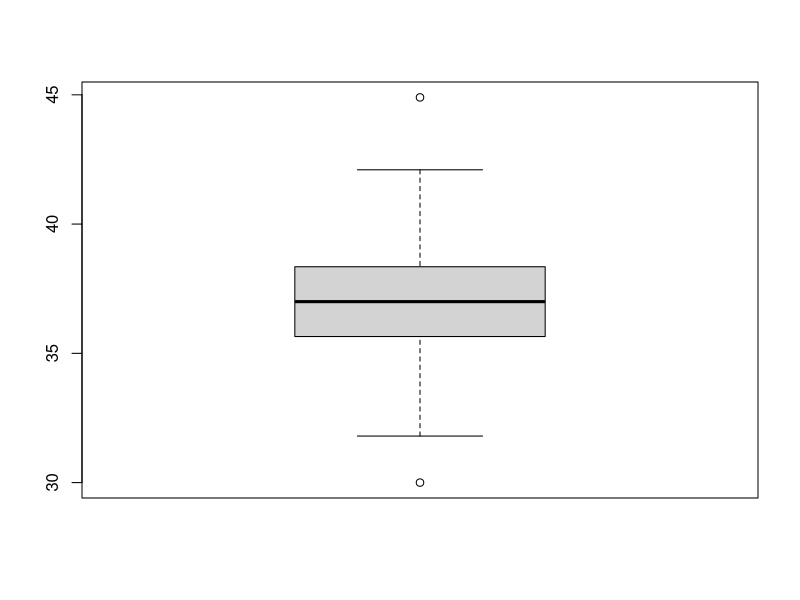

The R source for this figure:
mtbe <- read.csv("MTBE.csv")

library(dplyr)

mtbe.tab <- with(mtbe, table(mtbe$WellClass, mtbe$Aquifier))

addmargins(mtbe.tab)

mtbe.tab <- with(mtbe, table(mtbe$WellClass, mtbe$MTBE.Detect))

addmargins(mtbe.tab)

epagas <- read.csv("EPAGAS.csv")

head(epagas)

boxplot(epagas)

min(epagas)

(min(epagas$MPG) - mean(epagas$MPG)) / sd(epagas$MPG)

epagas %>% filter(epagas$MPG <= mean(epagas$MPG) + 3*sd(epagas$MPG))

length(epagas$MPG)

mean(epagas$MPG) + sd(epagas$MPG)

pnorm(13, 12, 4) - pnorm(8, 12, 4)
